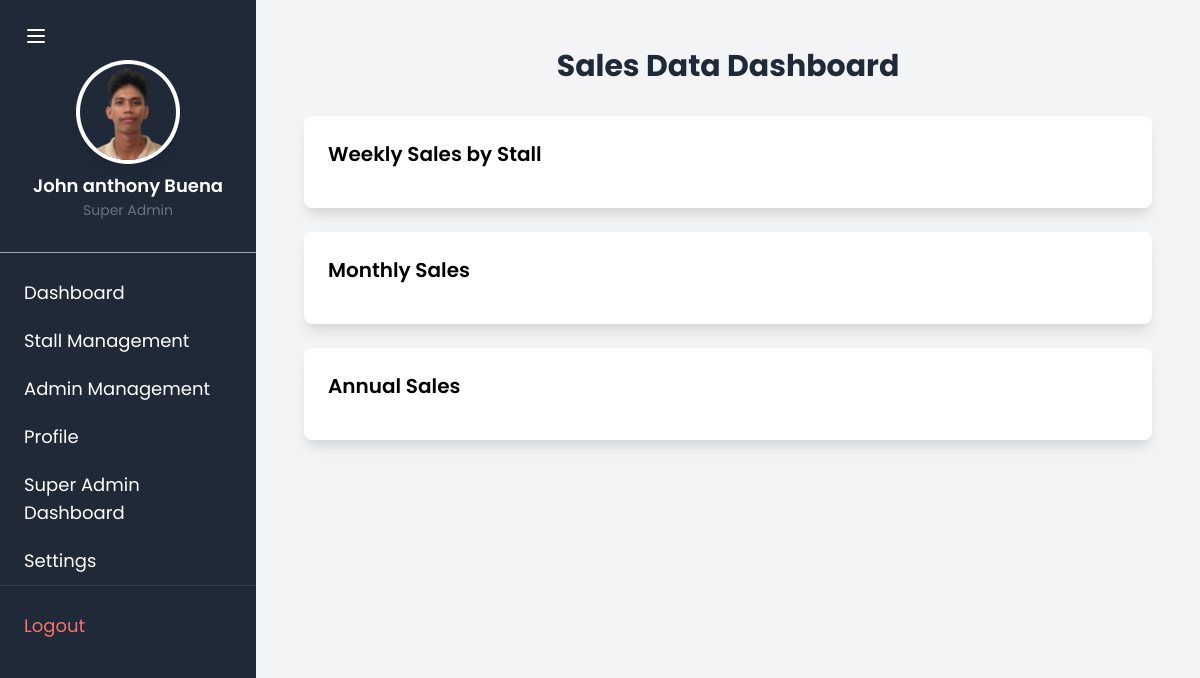
Before: /super_admin (signed in) with the older database file.
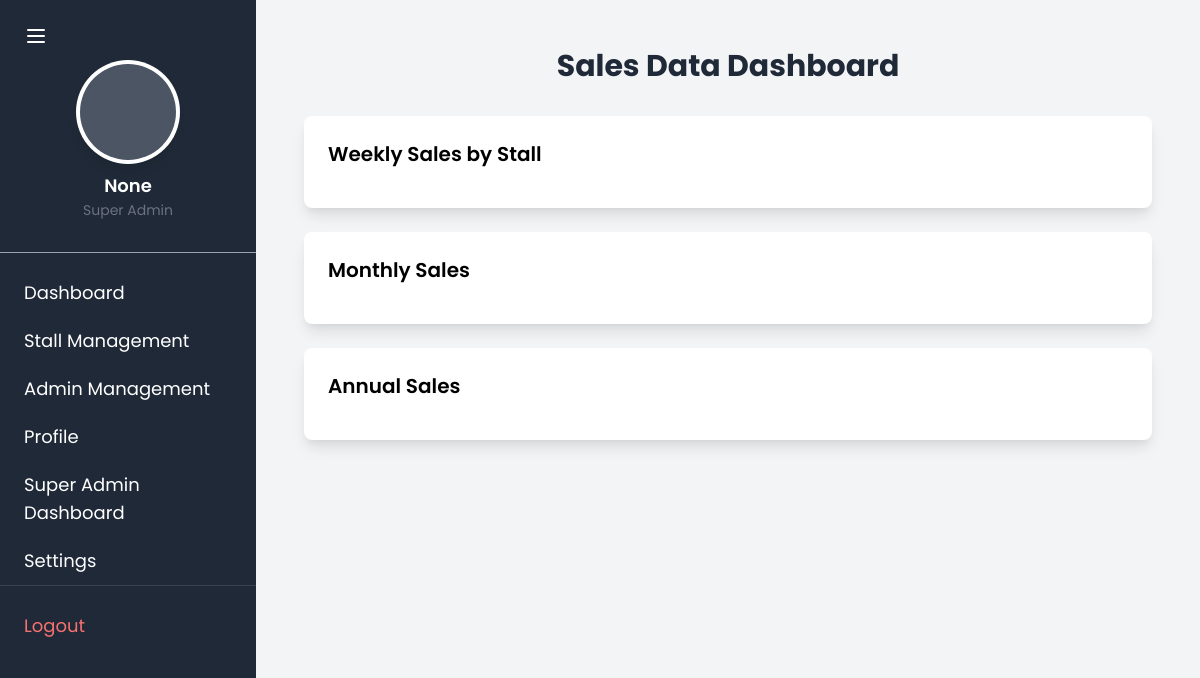
After: the same page with the newer database file.
### TriadApp/models.py (models this page shows)
class CustomUser(AbstractUser):
    middle_name = models.CharField(max_length=50, blank=True, null=True)
    gender = models.CharField(max_length=10, blank=True, null=True)
    birthdate = models.DateField(null=True, blank=True)
    phone = models.CharField(max_length=15, blank=True, null=True)
    address = models.TextField(blank=True, null=True)
    profile_image = models.ImageField(upload_to='profile_images/', blank=True, null=True)
    groups = models.ManyToManyField(
        'auth.Group',
        related_name='custom_user_set',
        blank=True,
        help_text='The groups this user belongs to. A user will get all permissions granted to each of their groups.',
        verbose_name='groups',
    )
    user_permissions = models.ManyToManyField(
        'auth.Permission',
        related_name='custom_user_set',
        blank=True,
        help_text='Specific permissions for this user.',
        verbose_name='user permissions',
    )
    class Meta:
        db_table = 'custom_user'

### TriadApp/views.py (the view)
# urls.py: path('super_admin', views.super_admin, name='super_admin'),
@superuser_required
def super_admin(request):
    super_admin = CustomUser.objects.get(id=request.user.id)
    context = {
        'super_admin': super_admin
    }
    return render(request, 'TriadApp/superadmin/super_admin.html', context)

### TriadApp/templates/TriadApp/superadmin/super_admin.html (shortened to what the changed rows need)
<!DOCTYPE html>
<html lang="en">
<head>
    <link href="https://cdn.jsdelivr.net/npm/tailwindcss@2.2.16/dist/tailwind.min.css" rel="stylesheet">
</head>
<body class="bg-gray-100">
    <div class="flex">
        <div id="sidebar" class="w-64 h-screen bg-gray-800 text-white fixed sidebar">
            <div class="p-4 border-b border-gray-400 mt-10">
                <div class="flex flex-col items-center space-y-3 mb-4 mt-2">
                    {% if super_admin.profile_image %}
                        <div class="w-24 h-24 rounded-full overflow-hidden ring-4 ring-white shadow-lg">
                            <img id="profile"
                                 src="{{ super_admin.profile_image.url }}"
                                 alt="Profile Picture"
                                 class="w-full h-full object-cover">
                        </div>
                    {% else %}
                        <div id="profileFallback"
                             class="w-24 h-24 rounded-full bg-gray-600 flex items-center justify-center ring-4 ring-white shadow-lg">
                        </div>
                    {% endif %}
                    <div class="text-center">
                        <h2 class="text-lg font-semibold text-white-800">
                            {{ super_admin.first_name }} {{ super_admin.middle_name }} {{ super_admin.last_name }}
                        </h2>
                        <p class="text-sm text-gray-500">
                            Super Admin
                        </p>
                    </div>
                </div>
            </div>
        </div>
        <div id="mainContent" class="flex-1 ml-64 p-6">
            {% block content %}
            <div class="p-6">
                <h1 class="text-3xl font-bold text-gray-800 mb-8 text-center">Sales Data Dashboard</h1>
                <div class="grid grid-cols-1 gap-6 max-w-4xl mx-auto">
                    <div class="bg-white p-6 rounded-lg shadow-lg">
                        <h2 class="text-xl font-semibold mb-4">Weekly Sales by Stall</h2>
                    </div>
                    <div class="bg-white p-6 rounded-lg shadow-lg">
                        <h2 class="text-xl font-semibold mb-4">Monthly Sales</h2>
                    </div>
                    <div class="bg-white p-6 rounded-lg shadow-lg">
                        <h2 class="text-xl font-semibold mb-4">Annual Sales</h2>
                    </div>
                </div>
            </div>
            {% endblock %}
        </div>
    </div>
</body>
</html>

Changed rows visible on the page:
changed CustomUser: middle_name "anthony" → "None"; profile_image: picture removed; first_name "John" → (not shown); last_name "Buena" → (not shown)
